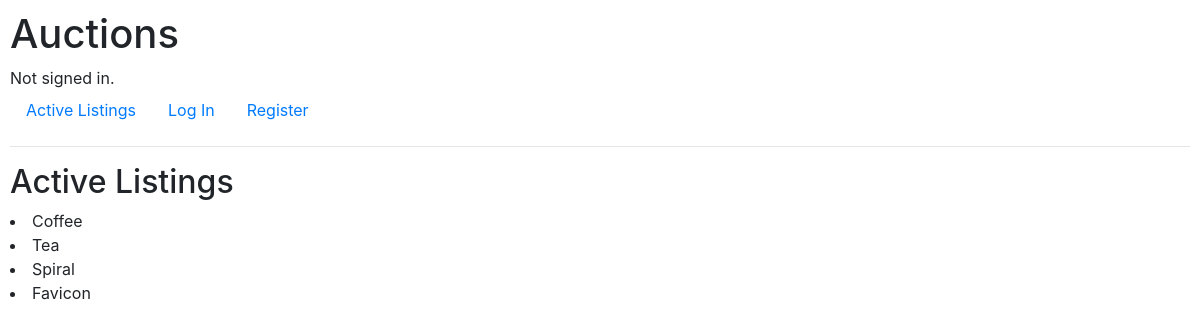
The app's page /, older data.
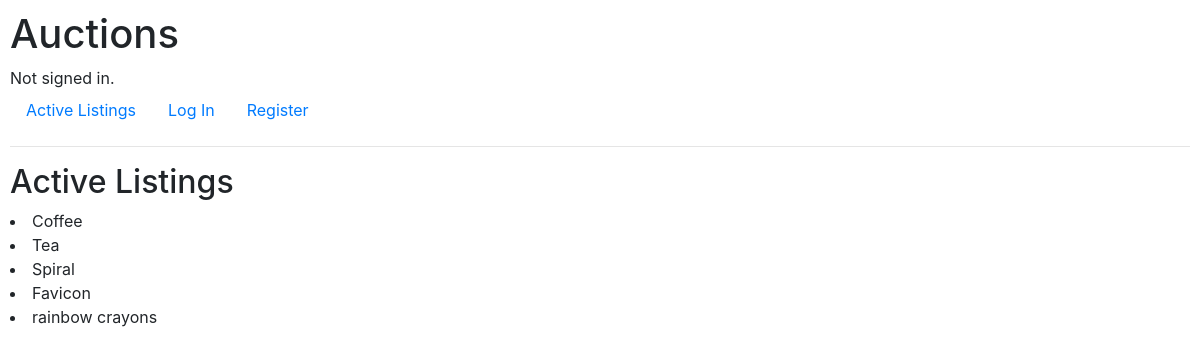
The same page, newer data.
### auctions/models.py (models this page shows)
class Listing(models.Model):
    title = models.CharField(max_length=125)
    description = models.CharField(max_length=250, blank=True)
    start_bid = models.DecimalField(max_digits=7, decimal_places=2)
    image = models.ImageField(upload_to='media', null=True, blank=True)

### auctions/views.py (the view)
# urls.py: path("", views.index, name="index"),
def index(request):
    return render(request, "auctions/index.html", {
        "listings": Listing.objects.all()
    })

### auctions/templates/auctions/index.html
{% extends "auctions/layout.html" %}
{% block body %}
    <h2>Active Listings</h2>
    {% for listing in listings %}
        <li>{{ listing.title }}</li>
    {% endfor %}
{% endblock %}

Row changes from the older to the newer data that the page shows:
added Listing: title "rainbow crayons"
